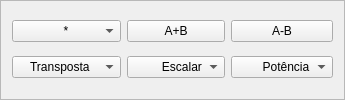
     <widget class="QFrame" name="frame">
      <property name="frameShape">
       <enum>QFrame::StyledPanel</enum>
      </property>
      <property name="frameShadow">
       <enum>QFrame::Raised</enum>
      </property>
      <layout class="QGridLayout" name="gridLayout_2">
       <item row="0" column="4">
        <widget class="QPushButton" name="subtracao">
         <property name="text">
          <string>A-B</string>
         </property>
        </widget>
       </item>
       <item row="0" column="1">
        <widget class="QComboBox" name="multiplicacao">
         <property name="enabled">
          <bool>true</bool>
         </property>
         <item>
          <property name="text">
           <string>              *</string>
          </property>
         </item>
         <item>
          <property name="text">
           <string>- A*B</string>
          </property>
         </item>
         <item>
          <property name="text">
           <string>- B*A</string>
          </property>
         </item>
        </widget>
       </item>
       <item row="1" column="1">
        <widget class="QComboBox" name="transopsta">
         <item>
          <property name="text">
           <string>    Transposta</string>
          </property>
         </item>
         <item>
          <property name="text">
           <string>- A Transposta</string>
          </property>
         </item>
         <item>
          <property name="text">
           <string>- B Transposta</string>
          </property>
         </item>
        </widget>
       </item>
       <item row="1" column="4">
        <widget class="QComboBox" name="potencia">
         <item>
          <property name="text">
           <string>        Potência</string>
          </property>
         </item>
         <item>
          <property name="text">
           <string>- A^K</string>
          </property>
         </item>
         <item>
          <property name="text">
           <string>- B^K</string>
          </property>
         </item>
        </widget>
       </item>
       <item row="0" column="3">
        <widget class="QPushButton" name="soma">
         <property name="text">
          <string>A+B</string>
         </property>
        </widget>
       </item>
       <item row="1" column="3">
        <widget class="QComboBox" name="Escalar">
         <item>
          <property name="text">
           <string>         Escalar</string>
          </property>
         </item>
         <item>
          <property name="text">
           <string>- A*K</string>
          </property>
         </item>
         <item>
          <property name="text">
           <string>- B*K</string>
          </property>
         </item>
        </widget>
       </item>
      </layout>
     </widget>
